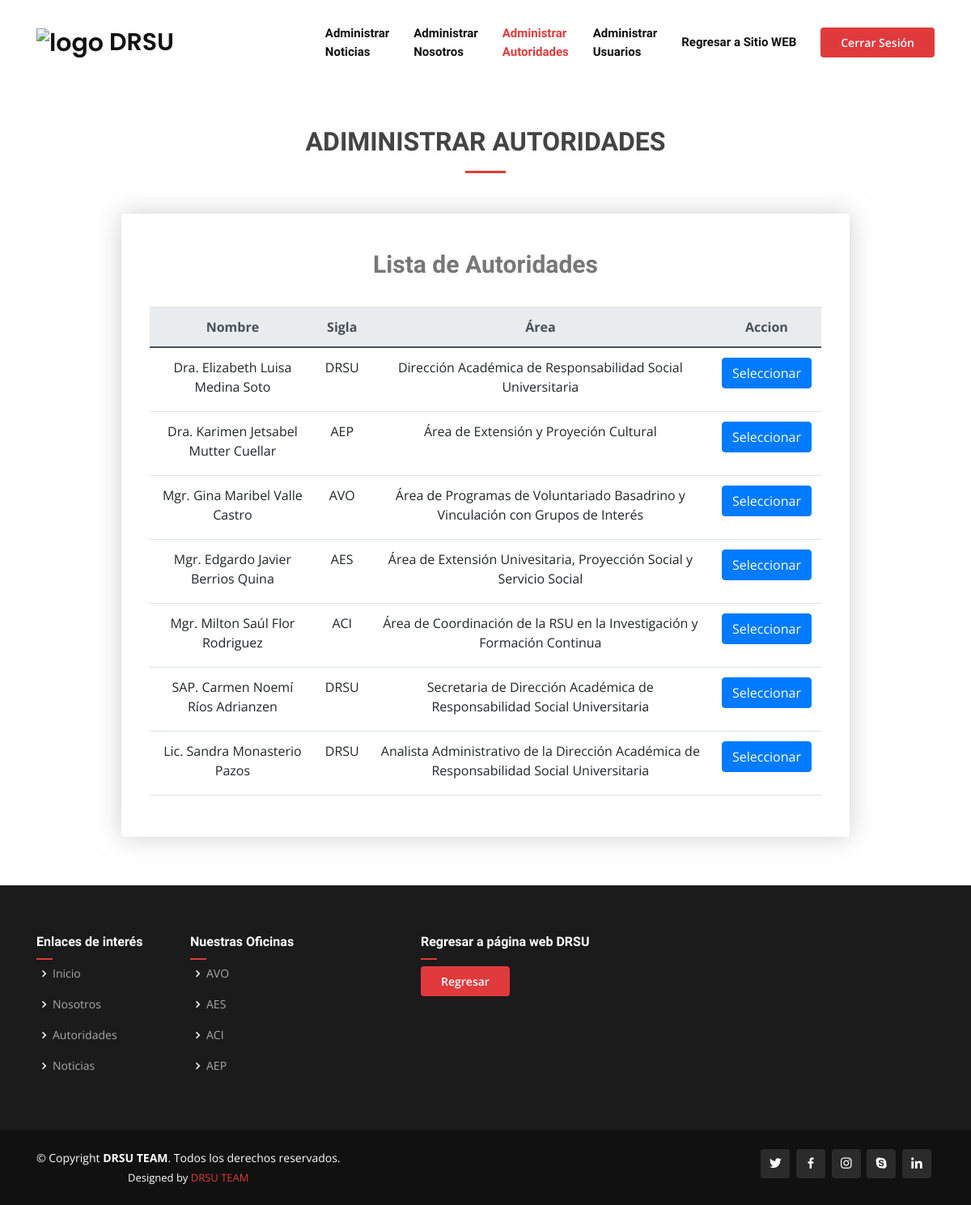
Page /drsu/autoridades/autoridad.php (signed in) on the committed database.
### tables this page shows
CREATE TABLE `drsu_autoridad` (
  `sql_autoridad_id` int(10) UNSIGNED NOT NULL,
  `sql_autoridad_nombre` varchar(250) DEFAULT NULL,
  `sql_autoridad_email` varchar(250) DEFAULT NULL,
  `sql_autoridad_imagen` varchar(250) DEFAULT NULL,
  `sql_autoridad_area_id` int(10) UNSIGNED NOT NULL
);

CREATE TABLE `drsu_area` (
  `sql_area_id` int(10) UNSIGNED NOT NULL,
  `sql_area_nombre` varchar(250) NOT NULL,
  `sql_area_sigla` varchar(20) NOT NULL,
  `sql_area_jefatura` int(5) DEFAULT NULL
);

### drsu/autoridades/autoridad.php (the view, shortened to what this page needs)
<?php require('../drsu_template/header.php');?>
<?php
$sentencia_sql= $conexion->prepare("SELECT
    drsu_autoridad.sql_autoridad_id,
    drsu_autoridad.sql_autoridad_nombre,
    drsu_autoridad.sql_autoridad_imagen,
    drsu_autoridad.sql_autoridad_email,
    drsu_autoridad.sql_autoridad_area_id,
    drsu_area.sql_area_nombre,
    drsu_area.sql_area_sigla
    FROM drsu_autoridad
    JOIN drsu_area ON drsu_autoridad.sql_autoridad_area_id=drsu_area.sql_area_id
    ORDER BY drsu_autoridad.sql_autoridad_id ASC;");
$sentencia_sql->execute();
$lista_autoridades=$sentencia_sql->fetchAll(PDO::FETCH_ASSOC);
?>
    <section id="contact" class="contact">
        <div class="container">
            <div class="section-title">
                <br/><br/>
                <h2>Adiministrar Autoridades</h2>
            </div>
            <div class="row">
            <center>
                <div class="col-lg-10">
                    <div class="row">
                        <div class="col-md-12">
                            <div class="info-box">
                                <h3>Lista de Autoridades</h3>
                                <br/>
                                <table class="table table-hover">
                                   <thead class="thead-light " >
                                        <tr>
                                            <th>Nombre</th>
                                            <th>Sigla</th>
                                            <th>Área</th>
                                            <th>Accion</th>
                                        </tr>
                                    </thead>
                                    <tbody>
                                    <?php foreach($lista_autoridades as $auto) { ?>
                                    <tr>
                                        <td><?php echo $auto['sql_autoridad_nombre']; ?></td>
                                        <td><?php echo $auto['sql_area_sigla'];?></td>
                                        <td><?php echo $auto['sql_area_nombre'];?></td>
                                    <td>
                                        <form action="selec.php" method="post">
                                            <div class ="form-group">
                                                <div class="cambio_boton">
                                                <input type="submit" name="accion" value="Seleccionar" class="btn btn-primary"/>
                                            </div>
                                            </div>
                                        </form>
                                    </td>
                                    </tr>
                                    <?php  } ?>
                                    </tbody>
                                </table>
                            </div>
                        </div>
                    </div>
                </div>
             </center>
            </div>
        </div>
    </section>
<?php
require('../drsu_template/footer.php');
?>

### assets/css/style.css (style rules this page uses)
body { font-family: "Open Sans", sans-serif; color: #444444; }
h1, h2, h3, h4, h5, h6 { font-family: "Raleway", sans-serif; }
section { padding: 60px 0; overflow: hidden; position: relative; }
.section-title { text-align: center; padding-bottom: 30px; position: relative; }
.section-title h2 { font-size: 32px; font-weight: bold; text-transform: uppercase; margin-bottom: 20px; padding-bottom: 20px; position: relative; }
.section-title h2::after { content: ""; position: absolute; display: block; width: 50px; height: 3px; background: #e03a3c; bottom: 0; left: calc(50% - 25px); }
.contact .info-box { color: #444444; text-align: center; box-shadow: 0 0 30px rgba(174, 174, 175, 0.6); padding: 35px; border-radius: 4px; }
.contact .info-box h3 { font-size: 30px; color: #777777; font-weight: 700; margin: 10px 0; text-align: center; }

### rows in the picture
drsu_autoridad: sql_autoridad_nombre "Dra. Elizabeth Luisa Medina Soto", sql_autoridad_area.sql_area_sigla "DRSU", sql_autoridad_area.sql_area_nombre "Dirección Académica de Responsabilidad Social Universitaria"
drsu_autoridad: sql_autoridad_nombre "Dra. Karimen Jetsabel Mutter Cuellar", sql_autoridad_area.sql_area_sigla "AEP", sql_autoridad_area.sql_area_nombre "Área de Extensión y Proyeción Cultural"
drsu_autoridad: sql_autoridad_nombre "Mgr. Gina Maribel Valle Castro", sql_autoridad_area.sql_area_sigla "AVO", sql_autoridad_area.sql_area_nombre "Área de Programas de Voluntariado Basadrino y Vinculación con Grupos de Interés"
drsu_autoridad: sql_autoridad_nombre "Mgr. Edgardo Javier Berrios Quina", sql_autoridad_area.sql_area_sigla "AES", sql_autoridad_area.sql_area_nombre "Área de Extensión Univesitaria, Proyección Social y Servicio Social"
drsu_autoridad: sql_autoridad_nombre "Mgr. Milton Saúl Flor Rodriguez", sql_autoridad_area.sql_area_sigla "ACI", sql_autoridad_area.sql_area_nombre "Área de Coordinación de la RSU en la Investigación y Formación Continua"
drsu_autoridad: sql_autoridad_nombre "SAP. Carmen Noemí Ríos Adrianzen", sql_autoridad_area.sql_area_sigla "DRSU", sql_autoridad_area.sql_area_nombre "Secretaria de Dirección Académica de Responsabilidad Social Universitaria"
drsu_autoridad: sql_autoridad_nombre "Lic. Sandra Monasterio Pazos", sql_autoridad_area.sql_area_sigla "DRSU", sql_autoridad_area.sql_area_nombre "Analista Administrativo de la Dirección Académica de Responsabilidad Social Universitaria"
